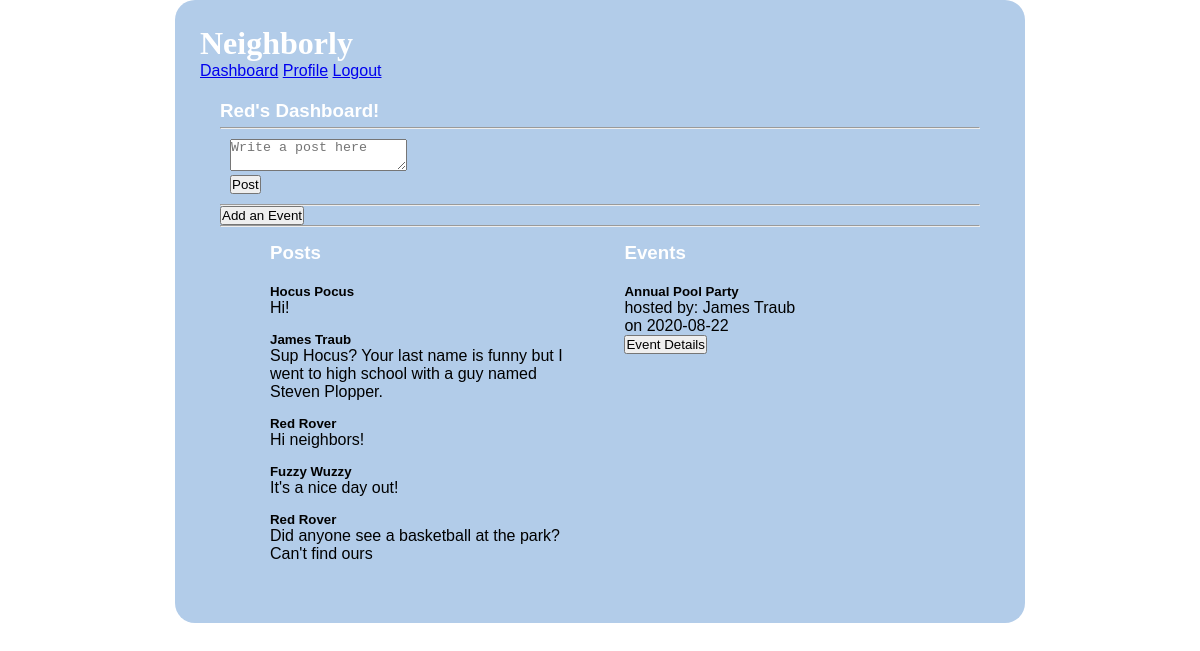
The app's page /dashboard (signed in) with its own data.
### models.py (models this page shows, shortened)
class User(db.Model):
    __tablename__ = "users"
    id = db.Column(db.Integer, primary_key=True)
    first_name = db.Column(db.String(45))
    last_name = db.Column(db.String(45))
    email = db.Column(db.String(255))
    address_id = db.Column(db.Integer, db.ForeignKey('addresses.id', ondelete='cascade'))
    address = db.relationship('Address', foreign_keys=[address_id])
    password_hash=db.Column(db.String(255))
    posts_this_user_likes = db.relationship('Post', secondary=likes_table, passive_deletes=True)
    all_post = db.relationship('Post', back_populates="user", cascade="all, delete, delete-orphan")
    all_event = db.relationship('Event', back_populates="user", cascade="all, delete, delete-orphan")
    created_at = db.Column(db.DateTime, server_default = func.now())
    updated_at = db.Column(db.DateTime, server_default = func.now(), onupdate = func.now())

class Post(db.Model):
    __tablename__ = "posts"
    id = db.Column(db.Integer, primary_key=True)
    message = db.Column(db.String(255))
    user_id = db.Column(db.Integer, db.ForeignKey('users.id', ondelete='cascade'))
    user = db.relationship('User', foreign_keys=[user_id])
    users_who_like_this_post = db.relationship('User', secondary=likes_table, passive_deletes=True)
    created_at = db.Column(db.DateTime, server_default = func.now())
    updated_at = db.Column(db.DateTime, server_default = func.now(), onupdate = func.now())

class Event(db.Model):
    __tablename__ = "events"
    id = db.Column(db.Integer, primary_key=True)
    title = db.Column(db.String(100))
    description = db.Column(db.String(255))
    date = db.Column(db.String(45))
    time = db.Column(db.String(45))
    user_id = db.Column(db.Integer, db.ForeignKey('users.id', ondelete='cascade'))
    user = db.relationship('User', foreign_keys=[user_id])
    location_id = db.Column(db.Integer, db.ForeignKey('event_locations.id', ondelete='cascade'))
    location = db.relationship('Event_location', foreign_keys=[location_id])
    all_comment = db.relationship('Event_comment', back_populates="event", cascade="all, delete, delete-orphan")
    created_at = db.Column(db.DateTime, server_default = func.now())
    updated_at = db.Column(db.DateTime, server_default = func.now(), onupdate = func.now())

### controller.py (the view)
def dashboard():
    if 'user_id' not in session:
        return redirect("/")
    posts = Post.query.all()
    events = Event.query.all()
    cur_user = User.query.filter_by(id=session['user_id'])
    return render_template("dashboard.html", all_posts = posts, all_events = events,all_users = cur_user )

### templates/dashboard.html (shortened to what this page needs)
<!DOCTYPE html>
<html lang="en">
<head>
    <link rel="stylesheet" type="text/css" href="{{ url_for('static', filename='style1.css') }}">
</head>
<body>
    <div class="container_dashboard">
        <h1>Neighborly</h1>
        <div class="navigation">
            <a href="/dashboard">Dashboard</a>
            <a href="/user_profile">Profile</a>
            <a href="/logout">Logout</a>
        </div>
        <div class="dashboard">
            {% for cur_user in all_users %}
            <h3>{{cur_user.first_name}}'s Dashboard!</h3>
            {% endfor %}
            <hr>
            <form action="/add/post" method="POST">
                <p> <textarea name="message" placeholder="Write a post here"></textarea></p>
                <input type="submit" value="Post">
            </form>
            <hr>
            <a href="/events"><button>Add an Event</button></a>
            <hr>
            <div class="dashboard_content">
                <div class="events">
                    <h3>Posts</h3>
                    <ul>
                        {% for post in all_posts %}
                        <li>
                            <p><h5>{{post.user.first_name}} {{post.user.last_name}}</h5></p>
                            <p>{{post.message}}</p>
                        </li>
                        {% endfor %}
                    </ul>
                </div>
                <div class="events">
                    <h3>Events</h3>
                    <ul>
                        {% for event in all_events %}
                        <li>
                            <p><h5>{{event.title}}</h5></p>
                            <p>hosted by: {{event.user.first_name}} {{event.user.last_name}}</p>
                            <p>on {{event.date}}</p>
                            <a href="/event/details/{{event.id}}"><button>Event Details</button></a>
                        </li>
                        {% endfor %}
                    </ul>
                </div>
            </div>
        </div>
    </div>
</body>
</html>

### static/style1.css (style rules this page uses)
* { margin: 0px; padding: 0px; }
.container_dashboard { width: 800px; background-color: rgb(178, 204, 233); margin: 0px auto; padding: 25px; border-radius: 20px; font-family: 'Lucida Sans', 'Lucida Sans Regular', 'Lucida Grande', 'Lucida Sans Unicode', Geneva, Verdana, sans-serif; }
.container_dashboard h1 { font-family: cursive; color: white; }
.container_dashboard li { list-style: none; }
.dashboard { padding: 20px; }
.dashboard h3 { padding-bottom: 5px; color: white; }
.dashboard form { padding: 10px; }
.dashboard button { vertical-align: bottom; }
.events { margin-top: 15px; margin-bottom: 15px; display: inline-block; width: 300px; vertical-align: top; margin-left: 50px; }
.events li { margin-top: 15px; }
.events ul { display: inline-block; }

### records on screen
User: first_name "Red"
Post: user.first_name "Hocus", user.last_name "Pocus", message "Hi!"
Post: user.first_name "James", user.last_name "Traub", message "Sup Hocus? Your last name is funny but I went to high school with a guy named Steven Plopper."
Post: user.first_name "Red", user.last_name "Rover", message "Hi neighbors!"
Post: user.first_name "Fuzzy", user.last_name "Wuzzy", message "It's a nice day out!"
Post: user.first_name "Red", user.last_name "Rover", message "Did anyone see a basketball at the park? Can't find ours"
Event: title "Annual Pool Party", user.first_name "James", user.last_name "Traub", date "2020-08-22"
